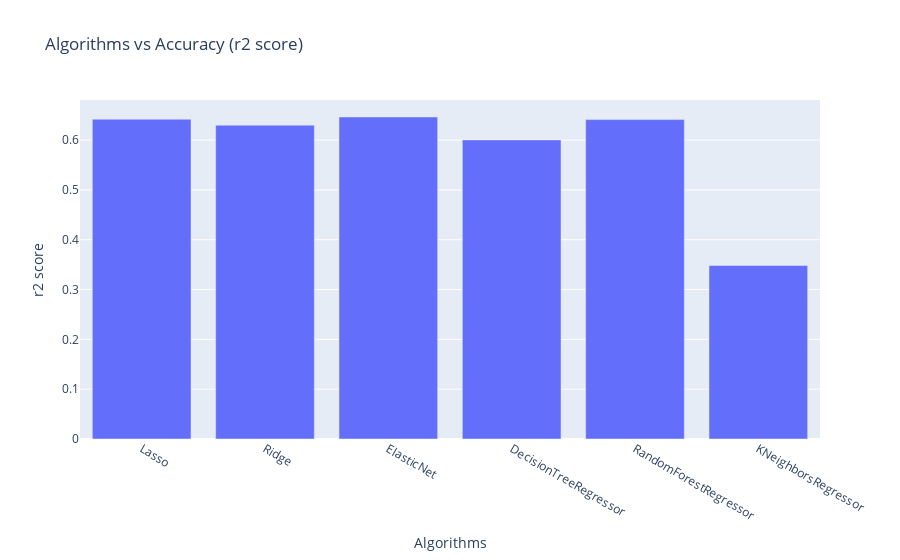

Notebook code cell kept with this figure:
### Code cell
px.bar(x=algos, y=r2_score, title="Algorithms vs Accuracy (r2 score)").update_xaxes(
    title="Algorithms").update_yaxes(title="r2 score")

### Figure 1 — Plotly figure (JSON) as saved in the notebook; plotly's stock layout.template omitted (floating-point values rounded to 4 significant figures)
{"data": [{"alignmentgroup": "True", "hovertemplate": "x=%{x}<br>y=%{y}<extra></extra>", "legendgroup": "", "marker": {"color": "#636efa", "pattern": {"shape": ""}}, "name": "", "offsetgroup": "", "orientation": "v", "showlegend": false, "textposition": "auto", "type": "bar", "x": ["Lasso", "Ridge", "ElasticNet", "DecisionTreeRegressor", "RandomForestRegressor", "KNeighborsRegressor"], "xaxis": "x", "y": [0.642, 0.63, 0.6465, 0.6004, 0.6412, 0.3483], "yaxis": "y"}], "layout": {"barmode": "relative", "legend": {"tracegroupgap": 0}, "title": {"text": "Algorithms vs Accuracy (r2 score)"}, "xaxis": {"anchor": "y", "domain": [0, 1], "title": {"text": "Algorithms"}}, "yaxis": {"anchor": "x", "domain": [0, 1], "title": {"text": "r2 score"}}}}
